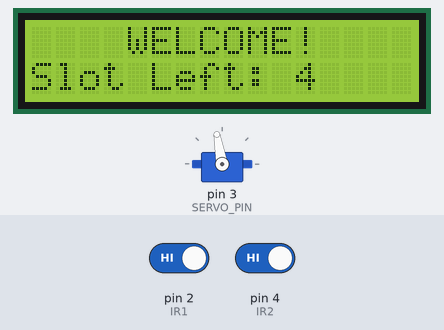
This sketch was run on a simulated Arduino Uno, built with avr-gcc and run on an emulated ATmega328P. Shown: 16×2 character LCD, servo. The inputs (shaded band) are chosen by the test bench; at power-on: pin 2 (IR1) HIGH, pin 4 (IR2) HIGH.

Above: at 3.3 s.
3.4 s: pin 2 (IR1) driven LOW
At 4.1 s:
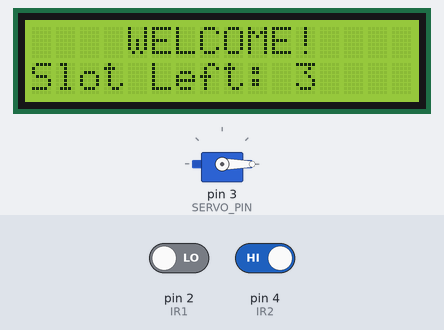
4.9 s: pin 4 (IR2) driven LOW
At 7.7 s:
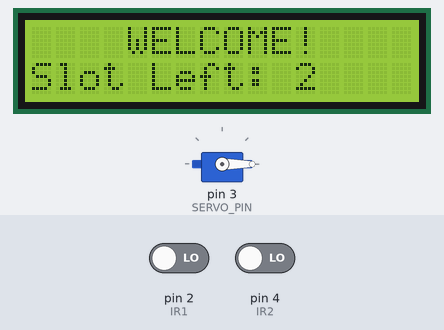
7.9 s: pin 2 (IR1) driven HIGH
At 8.6 s:
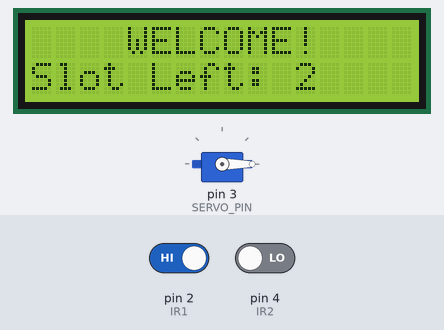
Timing chart, 0 to 10.9 s (numbered marks = the images above; inputs shaded):
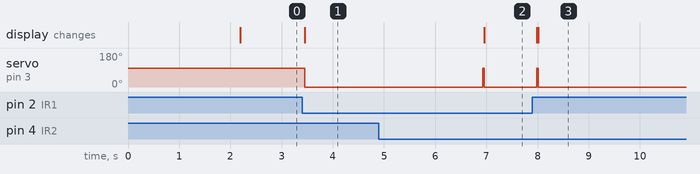

Measured:
- after the input at 3.4 s, servo on pin 3 (SERVO_PIN): 100° → 0° after 0.05 s; the display: changes after 0.05 s (image 1)
- after the input at 4.9 s, servo on pin 3 (SERVO_PIN): 0° → 100° after 2.0 s, → 0° 0.03 s later; the display: changes after 2.1 s (image 2)
- after the input at 7.9 s, servo on pin 3 (SERVO_PIN): goes on until 8.0 s, then stays 0°

The sketch:

ParkingSystem.ino
```cpp
#include <Wire.h>
#include <LiquidCrystal_I2C.h>
#include <Servo.h>

const int IR1 = 2;      // IR sensor 1 input pin
const int IR2 = 4;      // IR sensor 2 input pin
const int SERVO_PIN = 3; // Servo motor control pin
int SLOT_COUNT = 4;      // Enter total number of parking slots

Servo myservo1;
LiquidCrystal_I2C lcd(0x3F, 16, 2); // Change the HEX address

int isIR1Occupied = 0;
int isIR2Occupied = 0;

void setup() {
  lcd.init();
  lcd.clear();
  lcd.begin(2, 16);
  lcd.backlight();
  pinMode(IR1, INPUT);
  pinMode(IR2, INPUT);

  myservo1.attach(SERVO_PIN);
  myservo1.write(100);

  lcd.setCursor(0, 0);
  lcd.print("     ARDUINO    ");
  lcd.setCursor(0, 1);
  lcd.print(" PARKING SYSTEM ");
  delay(2000);
  lcd.clear();
}

void loop() {
  if (digitalRead(IR1) == LOW && isIR1Occupied == 0) {
    isIR1Occupied = 1;
    if (isIR2Occupied == 0) {
      myservo1.write(0);
      if (SLOT_COUNT > 0) {
        SLOT_COUNT = SLOT_COUNT - 1;
      } else {
        lcd.setCursor(0, 0);
        lcd.print("    SORRY :(    ");
        lcd.setCursor(0, 1);
        lcd.print("  Parking Full!  ");
        delay(3000);
        lcd.clear();
      }
    }
  }

  if (digitalRead(IR2) == LOW && isIR2Occupied == 0) {
    isIR2Occupied = 1;
    if (isIR1Occupied == 0) {
      myservo1.write(0);
      SLOT_COUNT = SLOT_COUNT + 1;
    }
  }

  if (isIR1Occupied == 1 && isIR2Occupied == 1) {
    delay(1000);
    myservo1.write(100);
    isIR1Occupied = 0;
    isIR2Occupied = 0;
  }

  lcd.setCursor(0, 0);
  lcd.print("    WELCOME!    ");
  lcd.setCursor(0, 1);
  lcd.print("Slot Left: ");
  lcd.print(SLOT_COUNT);
}
```
